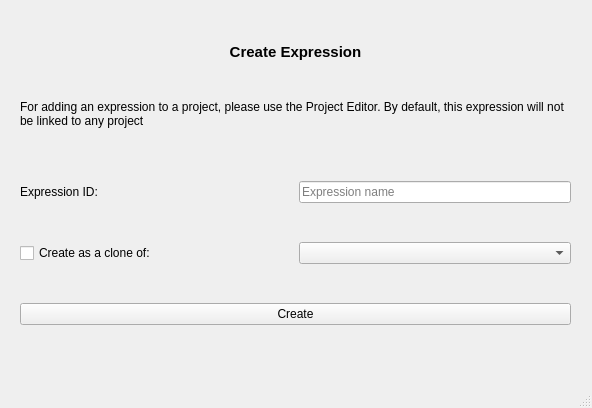
<?xml version="1.0" encoding="UTF-8"?>
<ui version="4.0">
 <class>MainWindow</class>
 <widget class="QMainWindow" name="MainWindow">
  <property name="geometry">
   <rect>
    <x>0</x>
    <y>0</y>
    <width>592</width>
    <height>408</height>
   </rect>
  </property>
  <property name="windowTitle">
   <string>Edit Expression</string>
  </property>
  <widget class="QWidget" name="centralwidget">
   <widget class="QWidget" name="gridLayoutWidget">
    <property name="geometry">
     <rect>
      <x>20</x>
      <y>10</y>
      <width>551</width>
      <height>351</height>
     </rect>
    </property>
    <layout class="QGridLayout" name="gridLayout">
     <item row="1" column="0" colspan="2">
      <widget class="QLabel" name="infoLbl">
       <property name="sizePolicy">
        <sizepolicy hsizetype="Preferred" vsizetype="Maximum">
         <horstretch>0</horstretch>
         <verstretch>0</verstretch>
        </sizepolicy>
       </property>
       <property name="text">
        <string>For adding an expression to a project, please use the Project Editor. By default, this expression will not be linked to any project</string>
       </property>
       <property name="alignment">
        <set>Qt::AlignLeading|Qt::AlignLeft|Qt::AlignTop</set>
       </property>
       <property name="wordWrap">
        <bool>true</bool>
       </property>
      </widget>
     </item>
     <item row="4" column="0" colspan="2">
      <widget class="QPushButton" name="saveBtn">
       <property name="text">
        <string>Create</string>
       </property>
      </widget>
     </item>
     <item row="2" column="0">
      <widget class="QLabel" name="exprIdLbl">
       <property name="sizePolicy">
        <sizepolicy hsizetype="Preferred" vsizetype="Preferred">
         <horstretch>0</horstretch>
         <verstretch>0</verstretch>
        </sizepolicy>
       </property>
       <property name="text">
        <string>Expression ID: </string>
       </property>
      </widget>
     </item>
     <item row="2" column="1">
      <widget class="QLineEdit" name="nameEdit">
       <property name="sizePolicy">
        <sizepolicy hsizetype="Minimum" vsizetype="Fixed">
         <horstretch>0</horstretch>
         <verstretch>0</verstretch>
        </sizepolicy>
       </property>
       <property name="placeholderText">
        <string>Expression name</string>
       </property>
      </widget>
     </item>
     <item row="0" column="0" colspan="2">
      <widget class="QLabel" name="titleLbl">
       <property name="sizePolicy">
        <sizepolicy hsizetype="Preferred" vsizetype="Maximum">
         <horstretch>0</horstretch>
         <verstretch>0</verstretch>
        </sizepolicy>
       </property>
       <property name="text">
        <string>&lt;html&gt;&lt;head/&gt;&lt;body&gt;&lt;p&gt;&lt;span style=&quot; font-size:11pt; font-weight:600;&quot;&gt;Create Expression&lt;/span&gt;&lt;/p&gt;&lt;/body&gt;&lt;/html&gt;</string>
       </property>
       <property name="textFormat">
        <enum>Qt::RichText</enum>
       </property>
       <property name="alignment">
        <set>Qt::AlignCenter</set>
       </property>
      </widget>
     </item>
     <item row="3" column="0">
      <widget class="QCheckBox" name="useClone">
       <property name="text">
        <string>Create as a clone of:</string>
       </property>
      </widget>
     </item>
     <item row="3" column="1">
      <widget class="QComboBox" name="cloneBox"/>
     </item>
    </layout>
   </widget>
  </widget>
  <widget class="QStatusBar" name="statusbar"/>
  <widget class="QMenuBar" name="menubar">
   <property name="geometry">
    <rect>
     <x>0</x>
     <y>0</y>
     <width>592</width>
     <height>22</height>
    </rect>
   </property>
  </widget>
 </widget>
 <resources/>
 <connections/>
</ui>
